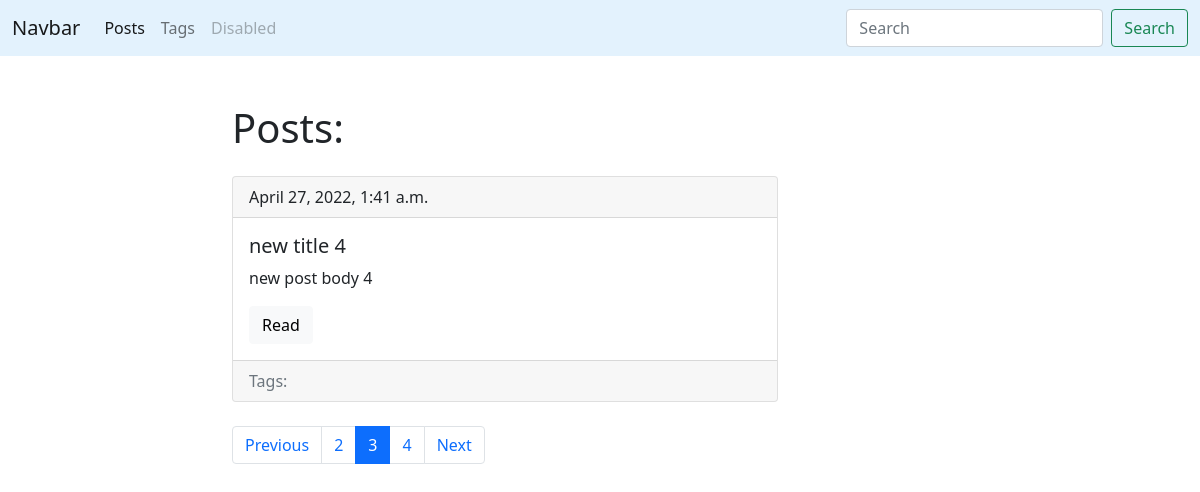
Page /blog/?page=3 on the committed database.
### blog/models.py (models this page shows, shortened)
class Post(models.Model):
    title = models.CharField(max_length=150, db_index=True)
    slug = models.SlugField(max_length=50, blank=True, unique=True)
    body = models.TextField(blank=True, db_index=True)
    tags = models.ManyToManyField('Tag', blank=True, related_name='posts')
    date_pub = models.DateTimeField(auto_now_add=True)
    def get_absolute_url(self):
        return reverse('post_detail_url', args=[self.slug, ])
    class Meta:
        ordering = ['-date_pub']

### blog/views.py (the view)
# urls.py: path('', posts_list, name='posts_list_url'),
def posts_list(request):
    search_query = request.GET.get('search', '')
    if search_query:
        posts = Post.objects.filter(Q(title__icontains=search_query) | Q(body__icontains=search_query))
    else:
        posts = Post.objects.all()
    paginator = Paginator(posts, 1)
    page_number = request.GET.get('page', 1)
    page = paginator.get_page(page_number)
    is_paginated = page.has_other_pages()
    if page.has_previous():
        prev_url = f'?page={page.previous_page_number()}'
    else:
        prev_url = ''
    if page.has_next():
        next_url = f'?page={page.next_page_number()}'
    else:
        next_url = ''
    context = {'page_object': page, 'is_paginated': is_paginated, 'next_page_url': next_url, 'prev_page_url': prev_url }
    return render(request, 'blog/index.html', context=context)

### blog/templates/blog/index.html (shortened to what this page needs)
{% extends 'blog/base_blog.html' %}
{% block content %}
    <h1 class="mb-4">Posts: </h1>
    {% for post in page_object.object_list %}
        {% include 'blog/includes/post_card_template.html'%}
    {% endfor %}
{% endblock %}

### blog/templates/blog/includes/post_card_template.html (shortened to what this page needs)
<div class="card mb-4">
          <div class="card-header">
              {{post.date_pub}}
          </div>
          <div class="card-body">
            <h5 class="card-title">{{post.title}}</h5>
            <p class="card-text">{{post.body|truncatewords:15 }}</p>
            <a href="{{ post.get_absolute_url }}" class="btn btn-light">Read</a>
          </div>
            <div class="card-footer text-muted">
            Tags:
             </div>
        </div>

### rows in the picture
Post: date_pub "April 27, 2022, 1:41 a.m.", title "new title 4", body "new post body 4"

### other values in the picture
{{ n }} "2" "4"
{{ n }} "3"
